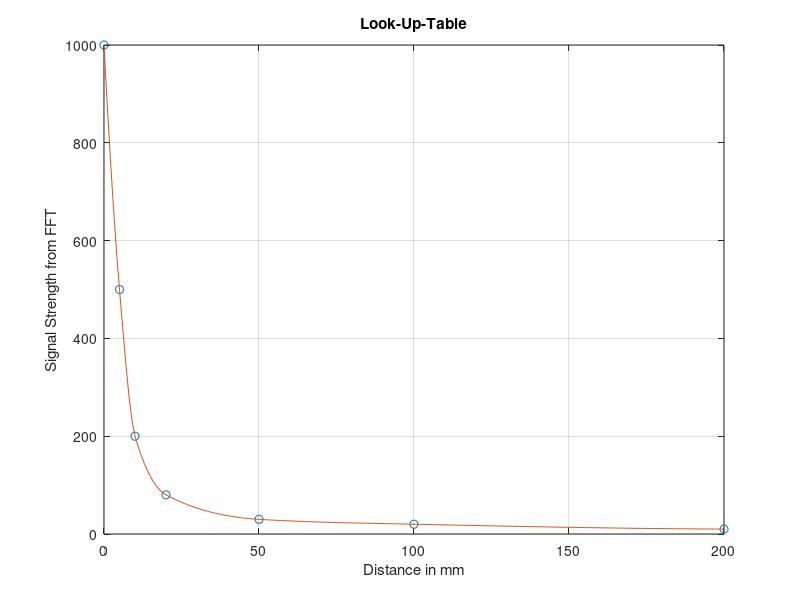

Reproduce this figure in MATLAB.
%% Calculate a Look-Up-Table from sample points
% and store it in a csv file for later use in a C array
%
% In the C file the values can be imported into an array as follows:
% const int32_t LUT[] = {
%     #include "lut.csv"
% };  // The array is initialized with the values stored in the csv file.
% 
% (c) hhrt@zhaw.ch 24.07.2020
clc; clear; close all;

%% Enter the sample points
x = [   0   5  10 20 50 100 200];
y = [1000 500 200 80 30  20  10];

%% Calculate the values of the Look-Up-Table
xi = 0:1:200;
yi = interp1(x,y,xi,'pchip');
% Plot samples and LUT for visual verification
plot(x,y,'o', xi,yi); grid;
xlabel('Distance in mm');
ylabel('Signal Strength from FFT');
title('Look-Up-Table');

%% Round to integer if desired
lut = round(yi);

%% Write to a file
csvwrite('lut.csv', lut);
